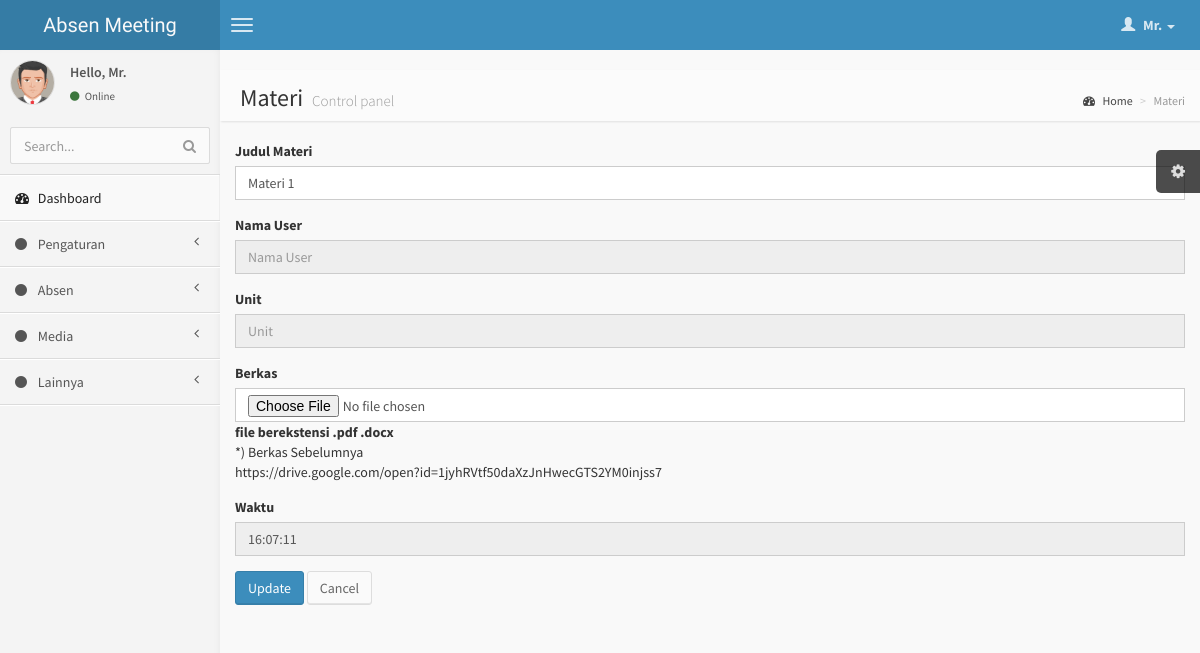
The app's page /materi/update/3.html with its own data.
### tables this page shows
CREATE TABLE `materi` (
  `id_materi` int(11) NOT NULL AUTO_INCREMENT,
  `judul_materi` varchar(255) DEFAULT NULL,
  `nama_user` varchar(50) DEFAULT NULL,
  `unit` varchar(30) DEFAULT NULL,
  `berkas` varchar(100) DEFAULT NULL,
  `waktu` varchar(30) DEFAULT NULL,
  PRIMARY KEY (`id_materi`)
);

### application/controllers/Materi.php (called while the page is built, shortened)
<?php
class Materi extends CI_Controller
{
    function __construct()
    {
        $this->load->model('Materi_model');
        $this->load->library('form_validation');
    }
    public function update($id)
    {
        $row = $this->Materi_model->get_by_id($id);
        if ($row) {
            $data = array(
                'button' => 'Update',
                'action' => site_url('materi/update_action'),
		'id_materi' => set_value('id_materi', $row->id_materi),
		'judul_materi' => set_value('judul_materi', $row->judul_materi),
		'nama_user' => set_value('nama_user', $row->nama_user),
		'unit' => set_value('unit', $row->unit),
		'berkas' => set_value('berkas', $row->berkas),
		'waktu' => set_value('waktu', $row->waktu),
        'konten' => 'materi/materi_form',
            'judul' => 'Materi',
	    );
            $this->load->view('v_index', $data);
        } else {
            $this->session->set_flashdata('message', 'Record Not Found');
            redirect(site_url('materi'));
        }
    }
}

### index.php (called while the page is built, shortened)
<?php
require_once BASEPATH.'core/CodeIgniter.php';

### application/models/Materi_model.php (called while the page is built, shortened)
<?php
class Materi_model extends CI_Model
{
    public $table = 'materi';
    public $id = 'id_materi';
    function get_by_id($id)
    {
        $this->db->where($this->id, $id);
        return $this->db->get($this->table)->row();
    }
}

### application/views/materi/materi_form.php (the view, shortened to what this page needs)
<form action="<?php echo $action; ?>" method="post" enctype="multipart/form-data">
        <div class="form-group">
            <label for="varchar">Judul Materi <?php echo form_error('judul_materi') ?></label>
            <input type="text" class="form-control" name="judul_materi" id="judul_materi" placeholder="Judul Materi" value="<?php echo $judul_materi; ?>" />
        </div>
        <div class="form-group">
            <label for="varchar">Nama User <?php echo form_error('nama_user') ?></label>
            <input type="text" class="form-control" name="nama_user" id="nama_user" placeholder="Nama User" value="<?php echo $this->session->userdata('nama'); ?>" readonly/>
        </div>
        <div class="form-group">
            <label for="varchar">Unit <?php echo form_error('unit') ?></label>
            <input type="text" class="form-control" name="unit" id="unit" placeholder="Unit" value="<?php echo $this->session->userdata('unit');; ?>" readonly/>
        </div>
        <div class="form-group">
            <label for="varchar">Berkas </label>
            <input type="file" class="form-control" name="berkas" id="berkas" />
            <b>file berekstensi .pdf .docx</b>
            <?php
            if ($berkas !== '') {
                ?>
                <div>
                    *) Berkas Sebelumnya <br>
                    <?php echo $berkas ?>
                </div>
                <?php
            } else {
            }
            ?>
        </div>
        <div class="form-group">
            <label for="varchar">Waktu <?php echo form_error('waktu') ?></label>
            <input type="text" class="form-control" name="waktu" id="waktu" placeholder="Waktu" value="<?php date_default_timezone_set('Asia/Jakarta');
            $jam = date('H:i:s'); echo $jam; ?>" readonly/>
        </div>
        <button type="submit" class="btn btn-primary"><?php echo $button ?></button>
        <a href="<?php echo site_url('materi') ?>" class="btn btn-default">Cancel</a>
    </form>

### assets/css/AdminLTE.css (style rules this page uses)
html, body { overflow-x: hidden!important; font-family: 'Source Sans Pro', sans-serif; -webkit-font-smoothing: antialiased; min-height: 100%; background: #f9f9f9; }
a { color: #3c8dbc; }
.form-control { -webkit-border-radius: 0px !important; -moz-border-radius: 0px !important; border-radius: 0px !important; box-shadow: none; }
.btn { font-weight: 500; -webkit-border-radius: 3px; -moz-border-radius: 3px; border-radius: 3px; border: 1px solid transparent; -webkit-box-shadow: inset 0px -2px 0px 0px rgba(0, 0, 0, 0.09); -moz-box-shadow: inset 0px -2px 0px 0px rgba(0, 0, 0, 0.09); box-shadow: inset 0px -1px 0px 0px rgba(0, 0, 0, 0.09); }
.btn.btn-default { background-color: #fafafa; color: #666; border-color: #ddd; border-bottom-color: #ddd; }
.btn.btn-primary { background-color: #3c8dbc; border-color: #367fa9; }

### records on screen
materi: judul_materi "Materi 1", berkas "https://drive.google.com/open?id=1jyhRVtf50daXzJnHwecGTS2YM0injss7"

### other values on screen
$judul "Materi"
$button "Update"
